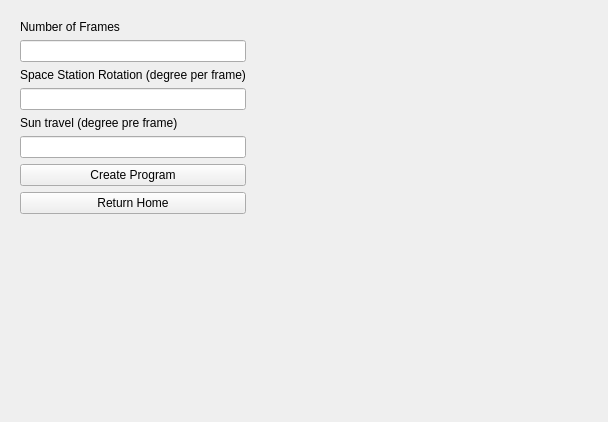
<?xml version="1.0" encoding="UTF-8"?>
<ui version="4.0">
 <class>Form</class>
 <widget class="QWidget" name="Form">
  <property name="geometry">
   <rect>
    <x>0</x>
    <y>0</y>
    <width>608</width>
    <height>422</height>
   </rect>
  </property>
  <property name="windowTitle">
   <string>Form</string>
  </property>
  <layout class="QHBoxLayout" name="horizontalLayout">
   <item>
    <widget class="QWidget" name="controlsBox" native="true">
     <layout class="QVBoxLayout" name="verticalLayout">
      <item>
       <widget class="QLabel" name="label">
        <property name="text">
         <string>Number of Frames</string>
        </property>
       </widget>
      </item>
      <item>
       <widget class="QLineEdit" name="numFrames"/>
      </item>
      <item>
       <widget class="QLabel" name="label_2">
        <property name="text">
         <string>Space Station Rotation (degree per frame)</string>
        </property>
       </widget>
      </item>
      <item>
       <widget class="QLineEdit" name="stationDeg"/>
      </item>
      <item>
       <widget class="QLabel" name="label_3">
        <property name="text">
         <string>Sun travel (degree pre frame)</string>
        </property>
       </widget>
      </item>
      <item>
       <widget class="QLineEdit" name="sunDeg"/>
      </item>
      <item>
       <widget class="QPushButton" name="createBtn">
        <property name="text">
         <string>Create Program</string>
        </property>
       </widget>
      </item>
      <item>
       <widget class="QPushButton" name="homeBtn">
        <property name="text">
         <string>Return Home</string>
        </property>
       </widget>
      </item>
      <item>
       <spacer name="verticalSpacer">
        <property name="orientation">
         <enum>Qt::Vertical</enum>
        </property>
        <property name="sizeHint" stdset="0">
         <size>
          <width>20</width>
          <height>40</height>
         </size>
        </property>
       </spacer>
      </item>
     </layout>
    </widget>
   </item>
   <item>
    <spacer name="horizontalSpacer">
     <property name="orientation">
      <enum>Qt::Horizontal</enum>
     </property>
     <property name="sizeHint" stdset="0">
      <size>
       <width>439</width>
       <height>20</height>
      </size>
     </property>
    </spacer>
   </item>
  </layout>
 </widget>
 <resources/>
 <connections/>
</ui>
